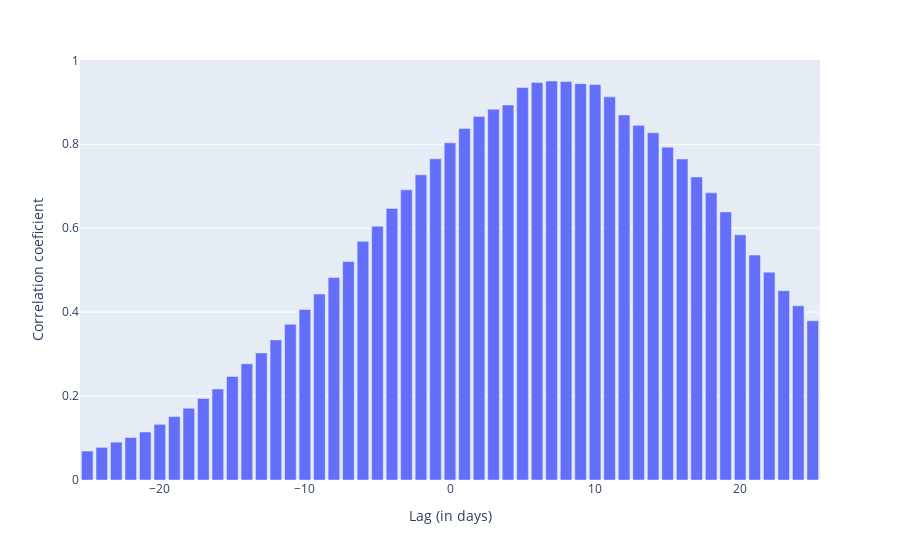

Notebook cell for this chart:
### Markdown cell above
The correlation coeficient between the deaths and cases curves is plotted below. The lag (x axis) corresponds the a shift between the two curves: a lag of zero shows the correlation between the curves as they occured in reality. A lag of 7 days shows the correlation between the two curve if one is shifted by 7 days. The maximum correlation for a lag between 7 and 10 days means that deaths and cases are highly correlated but with a 7-10 delay.

### Code cell
import matplotlib.pyplot as plt
import numpy as np

#plt.xcorr(df_china['cases'], df_china['deaths'], usevlines=True, maxlags=30, normed=True, lw=2)
#plt.show()
#xcorr(df_china['cases'], df_china['deaths'])
[lag, coef] = xcorr(df_china['cases'], df_china['deaths'])
lag[np.argmax(coef)]

import plotly.express as px
fig = px.bar(x=lag, y = coef, labels={'x':'Lag (in days)', 'y':'Correlation coeficient'})
fig.show()

from plotly.offline import plot
plot(fig, filename="STaamallah_covid19_analysis_chart_6_20200417.html", auto_open = False)

### Figure 1 — Plotly figure (JSON) as saved in the notebook; plotly's stock layout.template omitted (floating-point values rounded to 4 significant figures)
{"data": [{"alignmentgroup": "True", "hoverlabel": {"namelength": 0}, "hovertemplate": "Lag (in days)=%{x}<br>Correlation coeficient=%{y}", "legendgroup": "", "marker": {"color": "#636efa"}, "name": "", "offsetgroup": "", "orientation": "v", "showlegend": false, "textposition": "auto", "type": "bar", "x": [-25, -24, -23, -22, -21, -20, -19, -18, -17, -16, -15, -14, -13, -12, -11, -10, -9, -8, -7, -6, -5, -4, -3, -2, -1, 0, 1, 2, 3, 4, 5, 6, 7, 8, 9, 10, 11, 12, 13, 14, 15, 16, 17, 18, 19, 20, 21, 22, 23, 24, 25], "xaxis": "x", "y": [0.06904, 0.0778, 0.09017, 0.1013, 0.1145, 0.1327, 0.1511, 0.1711, 0.1943, 0.2169, 0.2468, 0.277, 0.3028, 0.3339, 0.3711, 0.4066, 0.4432, 0.4823, 0.5205, 0.5688, 0.6046, 0.6473, 0.6914, 0.7271, 0.7653, 0.8034, 0.8374, 0.8663, 0.8837, 0.8935, 0.9355, 0.9475, 0.9508, 0.9495, 0.9446, 0.9427, 0.913, 0.8698, 0.8452, 0.8275, 0.7931, 0.7649, 0.7222, 0.6843, 0.6389, 0.5842, 0.536, 0.4952, 0.4512, 0.415, 0.3793], "yaxis": "y"}], "layout": {"autosize": true, "barmode": "relative", "legend": {"tracegroupgap": 0}, "margin": {"t": 60}, "xaxis": {"anchor": "y", "autorange": true, "domain": [0, 1], "range": [-25.5, 25.5], "title": {"text": "Lag (in days)"}, "type": "linear"}, "yaxis": {"anchor": "x", "autorange": true, "domain": [0, 1], "range": [0, 1.001], "title": {"text": "Correlation coeficient"}, "type": "linear"}}}
